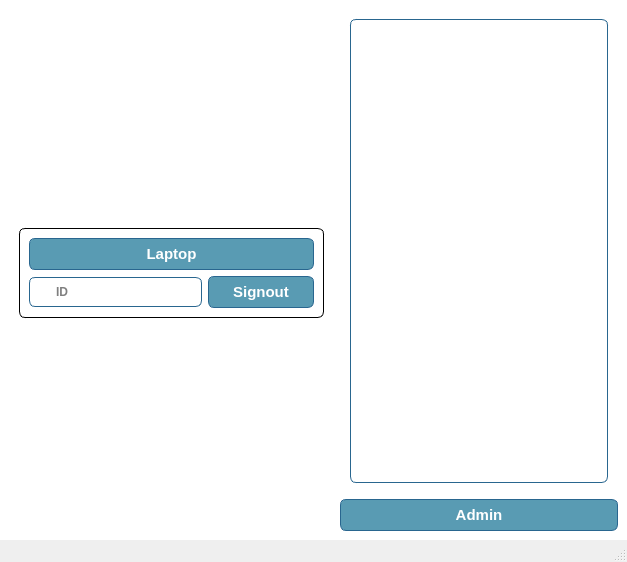
<?xml version="1.0" encoding="UTF-8"?>
<ui version="4.0">
 <class>MainWindow</class>
 <widget class="QMainWindow" name="MainWindow">
  <property name="geometry">
   <rect>
    <x>0</x>
    <y>0</y>
    <width>627</width>
    <height>562</height>
   </rect>
  </property>
  <property name="minimumSize">
   <size>
    <width>150</width>
    <height>100</height>
   </size>
  </property>
  <property name="windowTitle">
   <string>Dita Access</string>
  </property>
  <widget class="QWidget" name="centralwidget">
   <property name="styleSheet">
    <string notr="true">QWidget{
	background:white;
}
QTreeView {
	border-radius:6px;
	border:1px solid #29668f;
	font-weight:bold;
}
QFrame {	
	border-radius:6px;
	margin: 10px;
	background: white;
    /*border: 1px solid black;*/
    opacity: 0.5;
}

QPushButton {
	background:-webkit-gradient(linear, left top, left bottom, color-stop(0.05, #599bb3), color-stop(1, #408c99));
	background:-moz-linear-gradient(top, #599bb3 5%, #408c99 100%);
	background:-webkit-linear-gradient(top, #599bb3 5%, #408c99 100%);
	background:-o-linear-gradient(top, #599bb3 5%, #408c99 100%);
	background:-ms-linear-gradient(top, #599bb3 5%, #408c99 100%);
	background:linear-gradient(to bottom, #599bb3 5%, #408c99 100%);
	background-color:#599bb3;
	border-radius:6px;
	border:1px solid #29668f;
	color:#ffffff;
	font-family:arial;
	font-size:15px;
	font-weight:bold;
	padding:6px 24px;
	text-decoration:none;
}
QPushButton:hover {
	background:-webkit-gradient(linear, left top, left bottom, color-stop(0.05, #408c99), color-stop(1, #599bb3));
	background:-moz-linear-gradient(top, #408c99 5%, #599bb3 100%);
	background:-webkit-linear-gradient(top, #408c99 5%, #599bb3 100%);
	background:-o-linear-gradient(top, #408c99 5%, #599bb3 100%);
	background:-ms-linear-gradient(top, #408c99 5%, #599bb3 100%);
	background:linear-gradient(to bottom, #408c99 5%, #599bb3 100%);
	background-color:#408c99;
}
QPushButton:active {
	position:relative;
	top:1px;
}
QLineEdit {
	background:#ffffff;
	border-radius:6px;
	border:1px solid #29668f;
	font-weight:bold;
	padding:6px 24px;
}


</string>
   </property>
   <layout class="QHBoxLayout" name="horizontalLayout_3">
    <item>
     <layout class="QVBoxLayout" name="verticalLayout_2">
      <item>
       <layout class="QHBoxLayout" name="horizontalLayout">
        <item>
         <spacer name="horizontalSpacer">
          <property name="orientation">
           <enum>Qt::Horizontal</enum>
          </property>
          <property name="sizeHint" stdset="0">
           <size>
            <width>40</width>
            <height>20</height>
           </size>
          </property>
         </spacer>
        </item>
        <item>
         <widget class="QLabel" name="label">
          <property name="sizePolicy">
           <sizepolicy hsizetype="Expanding" vsizetype="Expanding">
            <horstretch>0</horstretch>
            <verstretch>0</verstretch>
           </sizepolicy>
          </property>
          <property name="maximumSize">
           <size>
            <width>300</width>
            <height>300</height>
           </size>
          </property>
          <property name="frameShape">
           <enum>QFrame::NoFrame</enum>
          </property>
          <property name="text">
           <string/>
          </property>
          <property name="pixmap">
           <pixmap resource="dita.qrc">:/images/DITA LOGO.png</pixmap>
          </property>
          <property name="scaledContents">
           <bool>true</bool>
          </property>
         </widget>
        </item>
        <item>
         <spacer name="horizontalSpacer_2">
          <property name="orientation">
           <enum>Qt::Horizontal</enum>
          </property>
          <property name="sizeHint" stdset="0">
           <size>
            <width>40</width>
            <height>20</height>
           </size>
          </property>
         </spacer>
        </item>
       </layout>
      </item>
      <item>
       <widget class="QFrame" name="gridFrame">
        <property name="styleSheet">
         <string notr="true">QFrame {	
	margin: 10px;
	background: white;
    border: 1px solid black;
    opacity: 0.5;
}

QPushButton {
	background:-webkit-gradient(linear, left top, left bottom, color-stop(0.05, #599bb3), color-stop(1, #408c99));
	background:-moz-linear-gradient(top, #599bb3 5%, #408c99 100%);
	background:-webkit-linear-gradient(top, #599bb3 5%, #408c99 100%);
	background:-o-linear-gradient(top, #599bb3 5%, #408c99 100%);
	background:-ms-linear-gradient(top, #599bb3 5%, #408c99 100%);
	background:linear-gradient(to bottom, #599bb3 5%, #408c99 100%);
	background-color:#599bb3;
	border-radius:6px;
	border:1px solid #29668f;
	color:#ffffff;
	font-family:arial;
	font-size:15px;
	font-weight:bold;
	padding:6px 24px;
	text-decoration:none;
}
QPushButton:hover {
	background:-webkit-gradient(linear, left top, left bottom, color-stop(0.05, #408c99), color-stop(1, #599bb3));
	background:-moz-linear-gradient(top, #408c99 5%, #599bb3 100%);
	background:-webkit-linear-gradient(top, #408c99 5%, #599bb3 100%);
	background:-o-linear-gradient(top, #408c99 5%, #599bb3 100%);
	background:-ms-linear-gradient(top, #408c99 5%, #599bb3 100%);
	background:linear-gradient(to bottom, #408c99 5%, #599bb3 100%);
	background-color:#408c99;
}
QPushButton:active {
	position:relative;
	top:1px;
}
QLineEdit {
	background:#ffffff;
	border-radius:6px;
	border:1px solid #29668f;
	font-weight:bold;
	padding:6px 24px;
}


</string>
        </property>
        <layout class="QGridLayout" name="gridLayout">
         <item row="1" column="0">
          <layout class="QHBoxLayout" name="horizontalLayout_2">
           <property name="sizeConstraint">
            <enum>QLayout::SetMinimumSize</enum>
           </property>
           <item>
            <widget class="QLineEdit" name="idLineEdit">
             <property name="placeholderText">
              <string>ID</string>
             </property>
            </widget>
           </item>
           <item>
            <widget class="QPushButton" name="signoutButton">
             <property name="text">
              <string>Signout</string>
             </property>
            </widget>
           </item>
          </layout>
         </item>
         <item row="0" column="0">
          <widget class="QPushButton" name="laptopButton">
           <property name="styleSheet">
            <string notr="true"/>
           </property>
           <property name="text">
            <string>Laptop</string>
           </property>
          </widget>
         </item>
        </layout>
       </widget>
      </item>
      <item>
       <spacer name="verticalSpacer_2">
        <property name="orientation">
         <enum>Qt::Vertical</enum>
        </property>
        <property name="sizeHint" stdset="0">
         <size>
          <width>20</width>
          <height>95</height>
         </size>
        </property>
       </spacer>
      </item>
     </layout>
    </item>
    <item>
     <layout class="QVBoxLayout" name="verticalLayout">
      <property name="sizeConstraint">
       <enum>QLayout::SetNoConstraint</enum>
      </property>
      <item>
       <widget class="QTreeView" name="treeView">
        <property name="editTriggers">
         <set>QAbstractItemView::NoEditTriggers</set>
        </property>
        <property name="textElideMode">
         <enum>Qt::ElideMiddle</enum>
        </property>
       </widget>
      </item>
      <item>
       <widget class="QPushButton" name="adminButton">
        <property name="text">
         <string>Admin</string>
        </property>
       </widget>
      </item>
     </layout>
    </item>
   </layout>
  </widget>
  <widget class="QStatusBar" name="statusbar"/>
 </widget>
 <resources>
  <include location="dita.qrc"/>
 </resources>
 <connections/>
</ui>
